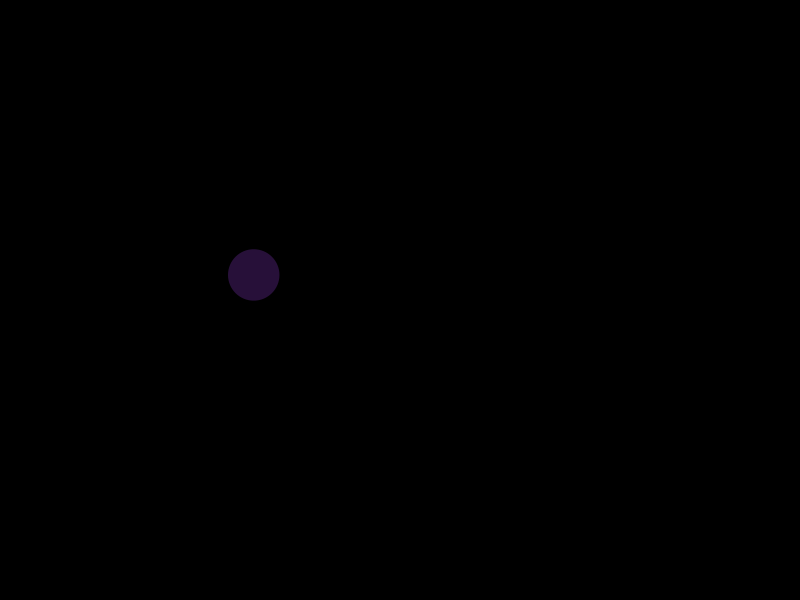
Frame 1 (no input)
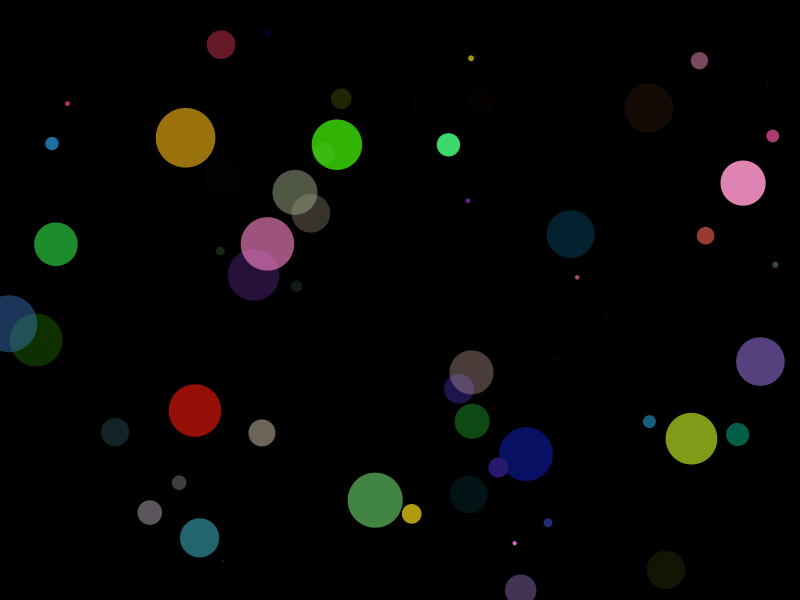
Frame 60 (the mouse pressed at the canvas centre just before this capture)
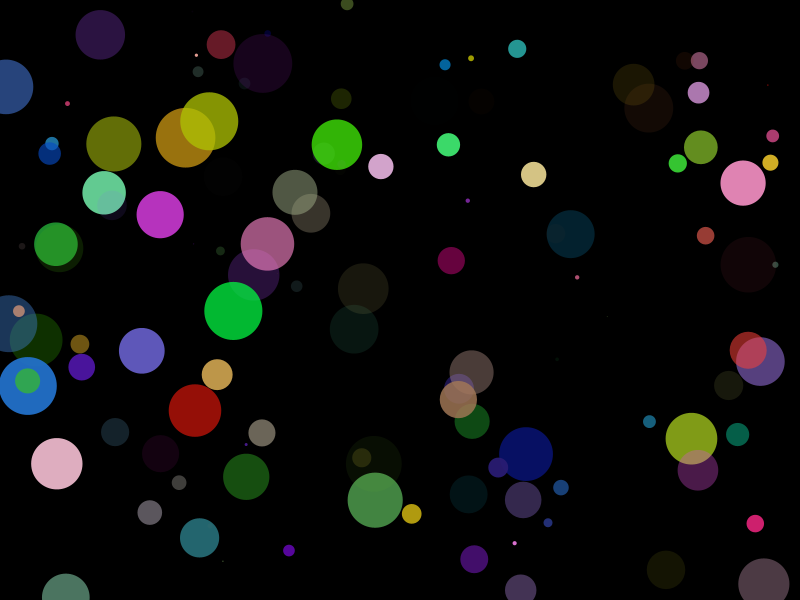
Frame 120 (the mouse held since frame 60 and released just before this capture)

The Processing sketch that drew these frames (run headless with seeded random() and noise(); from frame 60 on, the mouse is pressed at the canvas centre):

// Processing sketch: sketch_5_random_dots
// ── sketch_5_random_dots.pde
float r;
float g;
float b;
float a;
float diam;
float x;
float y;
void setup() {
 size(800,600);
 background(0);
 smooth();
}
void draw() {
    // Fill all variables with random values
     r=random(255);
   g=random(255);
   b=random(255);
   a=random(255);
   diam=random(60);
   x=random(width);
   y=random(height);
   // Use values to draw an ellipse
   noStroke();
   fill(r,g,b,a);
   ellipse(x,y,diam,diam);
}
